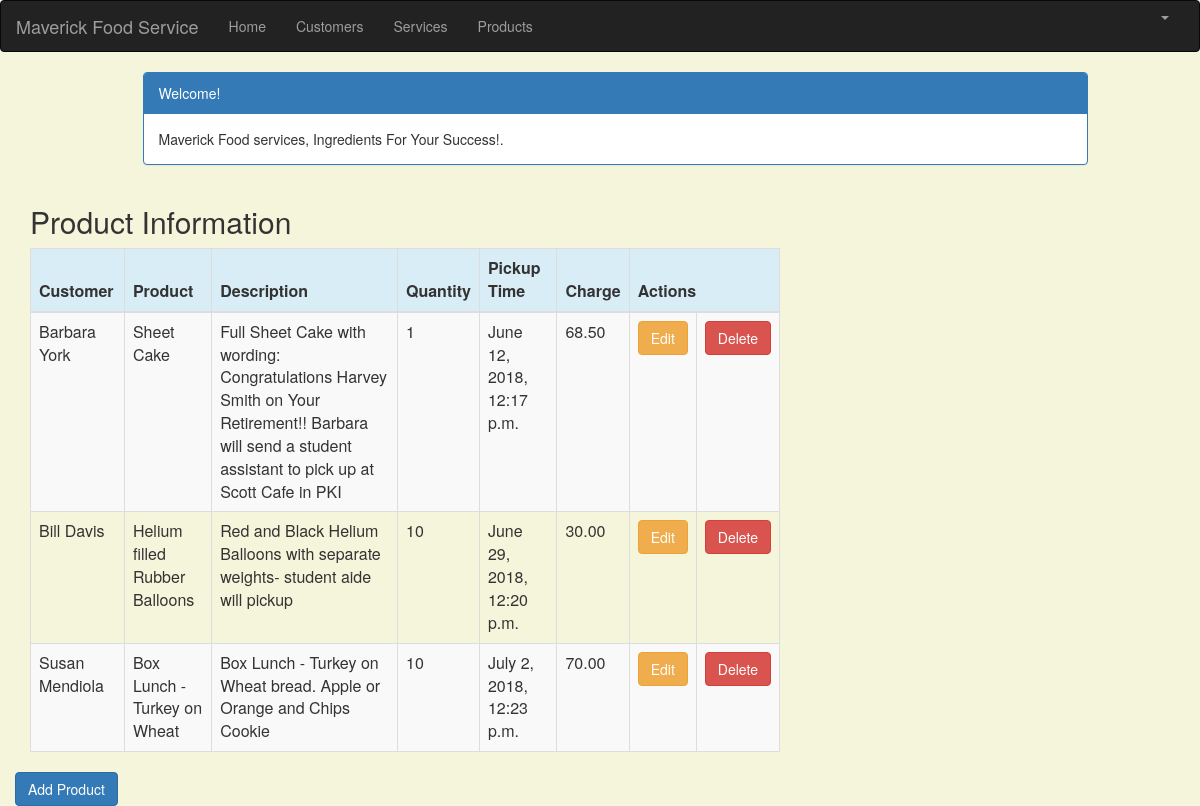
The page /product_list (signed in) on the database its author committed.
### crm/models.py (models this page shows, shortened)
class Product(models.Model):
    cust_name = models.ForeignKey(Customer, on_delete=models.CASCADE, related_name='products')
    product = models.CharField(max_length=100)
    p_description = models.TextField()
    quantity = models.IntegerField()
    pickup_time = models.DateTimeField(
        default=timezone.now)
    charge = models.DecimalField(max_digits=10, decimal_places=2)
    created_date = models.DateTimeField(
        default=timezone.now)
    updated_date = models.DateTimeField(auto_now_add=True)

class Customer(models.Model):
    cust_name = models.CharField(max_length=50)
    organization = models.CharField(max_length=100, blank=True)
    role = models.CharField(max_length=100)
    email = models.EmailField(max_length=100)
    bldgroom = models.CharField(max_length=100)
    address = models.CharField(max_length=200)
    account_number = models.IntegerField(blank=False, null=False)
    city = models.CharField(max_length=50)
    state = models.CharField(max_length=50)
    zipcode = models.CharField(max_length=10)
    phone_number = models.CharField(max_length=50)
    created_date = models.DateTimeField(
        default=timezone.now)
    updated_date = models.DateTimeField(auto_now_add=True)
    def __str__(self):
        return str(self.cust_name)

### crm/views.py (the view)
# urls.py: path('product_list', views.product_list, name='product_list'),
@login_required
def product_list(request):
    products = Product.objects.filter(created_date__lte=timezone.now())
    return render(request, 'crm/product_list.html', {'products': products})

### crm/templates/crm/product_list.html (shortened to what this page needs)
{% extends 'crm/base.html' %}
{% block content %}
    <html>
    <head>
        <link rel="stylesheet" href="https://maxcdn.bootstrapcdn.com/bootstrap/3.3.4/css/bootstrap.min.css">
    </head>
    <body>
    <div class="container">
        <div class="row">
            <div class="col-md-10 col-md-offset-1">
                <div class="panel panel-primary">
                    <div class="panel-heading">Welcome!</div>
                    <div class="panel-body">
                        Maverick Food services, Ingredients For Your Success!.
                    </div>
                </div>
            </div>
        </div>
    </div>
    <div class="row">
        <h2 style="padding-left: 15Px">Product Information</h2>
    </div>
    <div>
        <table class="table table-striped table-bordered table-hover">
            <thead>
            <tr class="bg-info">
                <th>Customer</th>
                <th>Product</th>
                <th>Description</th>
                <th>Quantity</th>
                <th>Pickup Time</th>
                <th>Charge</th>
                <th colspan="3">Actions</th>
            </tr>
            </thead>
            <tbody>
            {% for product in products %}
                <tr>
                    <td>{{ product.cust_name }}</td>
                    <td>{{ product.product }}</td>
                     <td>{{ product.p_description }}</td>
                    <td>{{ product.quantity }}</td>
                    <td>{{ product.pickup_time }}</td>
                    <td>{{ product.charge }}</td>
                    <td><a href="{% url 'crm:product_edit' pk=product.pk %}"
                           class="btn btn-warning">Edit</a></td>
                    <td><a href="{% url 'crm:product_delete' pk=product.pk %}"
                           onclick="return confirm('Are you sure you want to delete?')"
                           class="btn btn-danger">Delete</a>
                    </td>
                </tr>
            {% endfor %}
            </tbody>
        </table>
     <div class="row">
            <a href="{% url 'crm:product_new' %}" class="row"><span
                    class="btn btn-primary">Add Product</span></a>
        </div>
    </div>
    </body>
    </html>
{% endblock %}

### crm/templates/crm/product_list.html (style rules this page uses)
body { background-color: beige; }

### rows shown on the page
Product: cust_name "Barbara York", product "Sheet Cake", p_description "Full Sheet Cake with wording: Congratulations Harvey Smith on Your Retirement!! Barbara will send a student assistant to pick up at Scott Cafe in PKI", quantity "1", pickup_time "June 12, 2018, 12:17 p.m.", charge "68.50"
Product: cust_name "Bill Davis", product "Helium filled Rubber Balloons", p_description "Red and Black Helium Balloons with separate weights- student aide will pickup", quantity "10", pickup_time "June 29, 2018, 12:20 p.m.", charge "30.00"
Product: cust_name "Susan Mendiola", product "Box Lunch - Turkey on Wheat", p_description "Box Lunch - Turkey on Wheat bread. Apple or Orange and Chips Cookie", quantity "10", pickup_time "July 2, 2018, 12:23 p.m.", charge "70.00"
